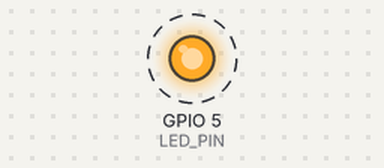
A program run on a simulated ESP32. Parts: output pins drawn as LEDs (lit = HIGH). Dashed ring = blinking. Nothing arrives over Bluetooth unless stated; a phone connects over Bluetooth LE 3 s after start; what the program prints to the serial monitor is not drawn.

Above: at 2.0 s.
Timing chart, 0 to 5.6 s (numbered marks = the images above):
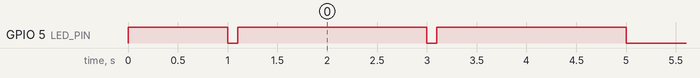

Measured:
- by itself, GPIO 5 (LED_PIN): alternates HIGH for 1.9 s and LOW for 0.10 s, 5 changes in all, then stays LOW

The program:

main.cpp
```cpp
#include <Arduino.h>
#include <BLEDevice.h>
#include <BLEServer.h>
#include <PPMReader.h>
#include "opentxbt.h"

#define INTERRUPT_PIN 16
#define LED_PIN 5
#define SERVICE_UUID "0000fff0-0000-1000-8000-00805f9b34fc"
#define CHARACTERISTIC_UUID "0000fff6-0000-1000-8000-00805f9b34fc"

bool deviceConnected = false;
BLEServer *pServer = nullptr;
BLECharacteristic *pCharacteristic = nullptr;
BLEService *pService = nullptr;
PPMReader *ppmReader = nullptr;
uint16_t ppmOutput[CHANNEL_AMOUNT];

void write(const uint8_t *data, uint8_t length) {
    pCharacteristic->setValue((uint8_t *) data, length);
    pCharacteristic->notify();
}

void blinkTask(void *) {
    while (!deviceConnected) {
        digitalWrite(LED_PIN, LOW);
        vTaskDelay(pdMS_TO_TICKS(100));
        digitalWrite(LED_PIN, HIGH);
        vTaskDelay(pdMS_TO_TICKS(1900));
    }
    digitalWrite(LED_PIN, LOW);
    vTaskDelete(nullptr);
}

inline void runBlinkTask() {
    xTaskCreate(blinkTask, "blink", 1024,
                nullptr, tskIDLE_PRIORITY, nullptr);
}

class MyServerCallbacks : public BLEServerCallbacks {
    void onConnect(BLEServer *) override {
        deviceConnected = true;
        Serial.println("Radio connected!");
    };

    void onDisconnect(BLEServer *) override {
        deviceConnected = false;
        Serial.println("Radio disconnected!");
        runBlinkTask();
    }
};

void printChannelOutputs() {
    for (uint8_t ch = 1; ch <= CHANNEL_AMOUNT; ++ch) {
        if (ch != 1) Serial.print(' ');
        Serial.printf("%4d", ppmOutput[ch - 1]);
        if (ch == CHANNEL_AMOUNT) Serial.println();
    }
}

inline void updateChannelOutputs() {
    for (int ch = 1; ch <= CHANNEL_AMOUNT; ++ch) {
        const uint16_t ppmValue = ppmReader->latestValidChannelValue(ch, PPM_CENTER);
        ppmOutput[ch - 1] = (uint16_t) map(ppmValue, ppmReader->minChannelValue, ppmReader->maxChannelValue,
                                           MIN_PPM_OUTPUT, MAX_PPM_OUTPUT);
    }
}

void setup() {
    Serial.begin(115200);
    Serial.println("Starting...");
    pinMode(LED_PIN, OUTPUT);
    digitalWrite(LED_PIN, HIGH);
    pinMode(INTERRUPT_PIN, INPUT);

    ppmReader = new PPMReader(INTERRUPT_PIN, CHANNEL_AMOUNT);
    BLEDevice::init("Hello");

    delay(1000);
    updateChannelOutputs();

    pServer = BLEDevice::createServer();
    pServer->setCallbacks(new MyServerCallbacks());

    pService = pServer->createService(SERVICE_UUID);
    pCharacteristic = pService->createCharacteristic(
            CHARACTERISTIC_UUID,
            BLECharacteristic::PROPERTY_READ |
            BLECharacteristic::PROPERTY_NOTIFY);
    pService->start();

    BLEAdvertising *pAdvertising = BLEDevice::getAdvertising();
    pAdvertising->addServiceUUID(SERVICE_UUID);
    pAdvertising->setScanResponse(true);
    pAdvertising->setMinPreferred(0x06);  // functions that help with iPhone connections issue
    pAdvertising->setMinPreferred(0x12);
    BLEDevice::startAdvertising();
    Serial.println("Server started, waiting radio...");
    runBlinkTask();
}

void loop() {
    updateChannelOutputs();
    if (deviceConnected) {
        sendTrainer();
    }
    delay(5);
}
```

opentxbt.h
```cpp
#ifndef OPENTX_BT_H
#define OPENTX_BT_H

#include <Arduino.h>

#define CHANNEL_AMOUNT 8

constexpr uint16_t PPM_CENTER = 1500;
constexpr uint16_t PPM_RANGE = 512 * 2;
constexpr uint16_t MIN_PPM_OUTPUT = PPM_CENTER - PPM_RANGE / 2;
constexpr uint16_t MAX_PPM_OUTPUT = PPM_CENTER + PPM_RANGE / 2;

template<class t>
inline t limit(t mi, t x, t ma) { return min(max(mi, x), ma); }

void processTrainerByte(uint8_t data);

void sendTrainer();

enum {
    STATE_DATA_IDLE,
    STATE_DATA_START,
    STATE_DATA_XOR,
    STATE_DATA_IN_FRAME
};

#define BLUETOOTH_LINE_LENGTH           32
#define BLUETOOTH_PACKET_SIZE           14

#endif
```
